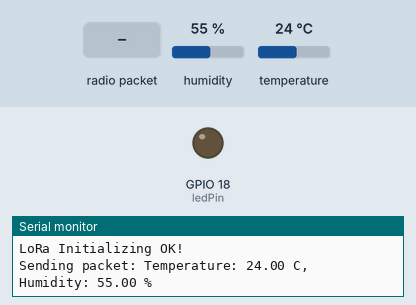
This sketch was run on a simulated ESP32. On the bench: output pins drawn as LEDs (lit = HIGH), the last lines printed to the serial monitor. The test bench sets the inputs (shaded band); at power-on: humidity 55 %, temperature 24 °C. No radio packets arrive unless stated.

Above: at 1.2 s.
1.3 s: radio packet "LED ON" arrives
At 2.5 s:
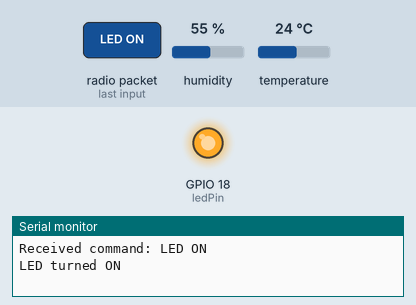
2.8 s: radio packet "LED OFF" arrives
At 3.9 s:
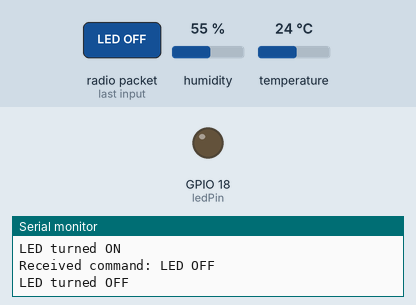
Timing chart, 0 to 5.8 s (numbered marks = the images above; inputs shaded):
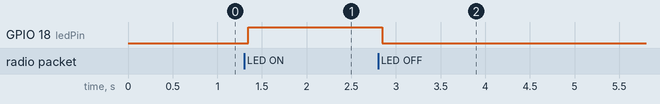

Measured:
- after the input at 1.3 s, GPIO 18 (ledPin): LOW → HIGH after 0.05 s
- after the input at 2.8 s, GPIO 18 (ledPin): HIGH → LOW after 0.05 s

The sketch:

node1.ino
```cpp
#include <SPI.h>
#include <LoRa.h>
#include "DHT.h"

#define DHTPIN 4      // Selecting the pin at which we have connected DHT11
#define DHTTYPE DHT11

DHT dht(DHTPIN, DHTTYPE);

//define the pins used by the transceiver module
#define ss 16
#define rst 14
#define dio0 26

#define ledPin 18

void sendData(void * parameter) {
  for (;;) {
    float humidity = dht.readHumidity();
    float temperature = dht.readTemperature();

    Serial.print("Sending packet: ");
    Serial.print("Temperature: ");
    Serial.print(temperature);
    Serial.print(" C, ");
    Serial.print("Humidity: ");
    Serial.print(humidity);
    Serial.println(" %");

    // Send LoRa packet to receiver
    LoRa.beginPacket();
    LoRa.print(temperature);
    LoRa.print(" C ");
    LoRa.print(humidity);
    LoRa.print(" %");
    LoRa.endPacket();

    vTaskDelay(10000 / portTICK_PERIOD_MS);  // Delay for 10 seconds
  }
}

void receiveCommands(void * parameter) {
  for (;;) {
    int packetSize = LoRa.parsePacket();
    if (packetSize) {
      String receivedCommand = "";
      while (LoRa.available()) {
        receivedCommand += (char)LoRa.read();
      }
      Serial.print("Received command: ");
      Serial.println(receivedCommand);

      if (receivedCommand == "LED ON") {
        digitalWrite(ledPin, HIGH);
        Serial.println("LED turned ON");
      } else if (receivedCommand == "LED OFF") {
        digitalWrite(ledPin, LOW);
        Serial.println("LED turned OFF");
      }
    }

    vTaskDelay(100 / portTICK_PERIOD_MS);  // Delay for 100 milliseconds
  }
}

void setup() {
  //initialize Serial Monitor
  dht.begin();
  Serial.begin(115200);
  while (!Serial);
  Serial.println("LoRa Sender");
  pinMode(ledPin, OUTPUT);
  digitalWrite(ledPin, LOW);

  //setup LoRa transceiver module
  LoRa.setPins(ss, rst, dio0);

  //replace the LoRa.begin(---E-) argument with your location's frequency
  //433E6 for Asia
  //866E6 for Europe
  //915E6 for North America
  while (!LoRa.begin(866E6)) {
    Serial.println(".");
    delay(500);
  }
  LoRa.setSyncWord(0xF3);
  Serial.println("LoRa Initializing OK!");

  // Create FreeRTOS tasks
  xTaskCreate(sendData, "SendData", 1024 * 4, NULL, 1, NULL);
  xTaskCreate(receiveCommands, "ReceiveCommands", 1024 * 4, NULL, 1, NULL);
}

void loop() {
  // FreeRTOS tasks will handle the functionality
}
```
